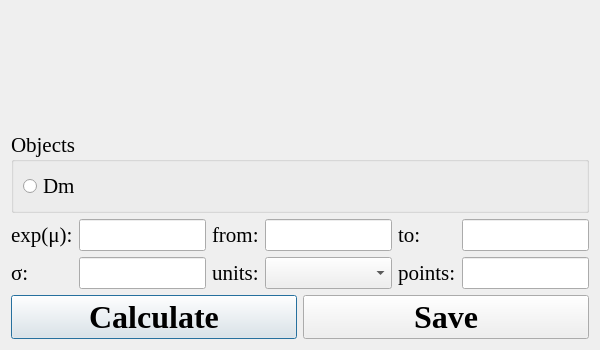
<?xml version="1.0" encoding="UTF-8"?>
<ui version="4.0">
 <class>LognormalDistributionCalculatorDialog</class>
 <widget class="QDialog" name="LognormalDistributionCalculatorDialog">
  <property name="geometry">
   <rect>
    <x>0</x>
    <y>0</y>
    <width>600</width>
    <height>350</height>
   </rect>
  </property>
  <property name="sizePolicy">
   <sizepolicy hsizetype="Preferred" vsizetype="Preferred">
    <horstretch>0</horstretch>
    <verstretch>0</verstretch>
   </sizepolicy>
  </property>
  <property name="minimumSize">
   <size>
    <width>600</width>
    <height>350</height>
   </size>
  </property>
  <property name="maximumSize">
   <size>
    <width>1920</width>
    <height>600</height>
   </size>
  </property>
  <property name="font">
   <font>
    <family>Times New Roman</family>
    <pointsize>16</pointsize>
   </font>
  </property>
  <property name="windowTitle">
   <string>LOG-NORMAL Distribution Calculator</string>
  </property>
  <property name="modal">
   <bool>false</bool>
  </property>
  <layout class="QVBoxLayout" name="verticalLayout_3" stretch="0">
   <item>
    <layout class="QVBoxLayout" name="verticalLayout_ldc" stretch="1,0,0,0">
     <item>
      <layout class="QHBoxLayout" name="horizontalLayout_ldc" stretch="0">
       <item>
        <widget class="QLabel" name="label_ldc">
         <property name="sizePolicy">
          <sizepolicy hsizetype="Preferred" vsizetype="Preferred">
           <horstretch>0</horstretch>
           <verstretch>0</verstretch>
          </sizepolicy>
         </property>
         <property name="autoFillBackground">
          <bool>false</bool>
         </property>
         <property name="styleSheet">
          <string notr="true">image: url(:/lognormal/source/log_normal.png);</string>
         </property>
         <property name="text">
          <string/>
         </property>
         <property name="margin">
          <number>0</number>
         </property>
         <property name="indent">
          <number>-1</number>
         </property>
        </widget>
       </item>
      </layout>
     </item>
     <item>
      <widget class="QGroupBox" name="groupBox_ldc">
       <property name="title">
        <string>Objects</string>
       </property>
       <layout class="QHBoxLayout" name="horizontalLayout">
        <item>
         <widget class="QRadioButton" name="radioButton_ldc_dm">
          <property name="text">
           <string>Dm</string>
          </property>
         </widget>
        </item>
       </layout>
      </widget>
     </item>
     <item>
      <layout class="QVBoxLayout" name="verticalLayout_ldc_1" stretch="0">
       <item>
        <layout class="QGridLayout" name="gridLayout_ldc" columnstretch="1,3,1,3,1,3">
         <item row="0" column="0">
          <widget class="QLabel" name="label_ldc_miu">
           <property name="text">
            <string>exp(μ):</string>
           </property>
          </widget>
         </item>
         <item row="1" column="0">
          <widget class="QLabel" name="label_ldc_sigma">
           <property name="text">
            <string>σ:</string>
           </property>
          </widget>
         </item>
         <item row="1" column="1">
          <widget class="QLineEdit" name="lineEdit_ldc_sigma"/>
         </item>
         <item row="0" column="1">
          <widget class="QLineEdit" name="lineEdit_ldc_miu"/>
         </item>
         <item row="0" column="2">
          <widget class="QLabel" name="label_ldc_from">
           <property name="text">
            <string>from:</string>
           </property>
          </widget>
         </item>
         <item row="1" column="2">
          <widget class="QLabel" name="label_ldc_units">
           <property name="text">
            <string>units:</string>
           </property>
          </widget>
         </item>
         <item row="0" column="3">
          <widget class="QLineEdit" name="lineEdit_ldc_from"/>
         </item>
         <item row="0" column="4">
          <widget class="QLabel" name="label_ldc_to">
           <property name="text">
            <string>to:</string>
           </property>
          </widget>
         </item>
         <item row="0" column="5">
          <widget class="QLineEdit" name="lineEdit_ldc_to"/>
         </item>
         <item row="1" column="4">
          <widget class="QLabel" name="label_ldc_points">
           <property name="text">
            <string>points:</string>
           </property>
          </widget>
         </item>
         <item row="1" column="5">
          <widget class="QLineEdit" name="lineEdit_ldc_points"/>
         </item>
         <item row="1" column="3">
          <widget class="QComboBox" name="comboBox_ldc_units"/>
         </item>
        </layout>
       </item>
      </layout>
     </item>
     <item>
      <layout class="QHBoxLayout" name="horizontalLayout_ldc_1">
       <item>
        <widget class="QPushButton" name="pushButton_ldc_calculate">
         <property name="font">
          <font>
           <pointsize>24</pointsize>
           <weight>75</weight>
           <bold>true</bold>
          </font>
         </property>
         <property name="text">
          <string>Calculate</string>
         </property>
        </widget>
       </item>
       <item>
        <widget class="QPushButton" name="pushButton_ldc_save">
         <property name="font">
          <font>
           <pointsize>24</pointsize>
           <weight>75</weight>
           <bold>true</bold>
          </font>
         </property>
         <property name="text">
          <string>Save</string>
         </property>
        </widget>
       </item>
      </layout>
     </item>
    </layout>
   </item>
  </layout>
 </widget>
 <resources>
  <include location="lognormal_distribution_calculator_ui.qrc"/>
 </resources>
 <connections/>
</ui>
